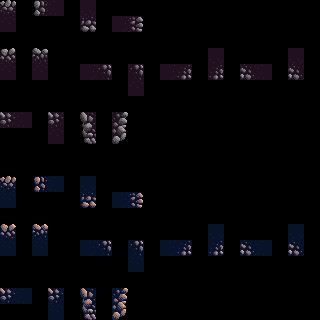

Rendered tile map (Tiled .tmx) drawn with the repository's tilesets; below, a short description and the full map source, tile grids included:
An orthogonal 20x20 tile map with 16x16 px tiles, 2 tile layers (input_Terrain, output_Terrain), 2 tilesets.

<map version="1.9" tiledversion="1.9.0" orientation="orthogonal" renderorder="right-down" width="20" height="20" tilewidth="16" tileheight="16" infinite="0" nextlayerid="4" nextobjectid="1">
 <tileset firstgid="1" source="../shared/terrain/CaveTileset.tsx" />
 <tileset firstgid="101" source="../shared/terrain/CaveTilesetLava.tsx" />
 <layer id="2" name="input_Terrain" width="20" height="20">
  <data encoding="csv">
2,0,11,12,0,12,0,0,0,0,0,0,0,0,0,0,0,0,0,0,
12,0,0,0,0,22,0,12,13,0,0,0,0,0,0,0,0,0,0,0,
0,0,0,0,0,0,0,0,0,0,0,0,0,0,0,0,0,0,0,0,
4,0,5,0,0,0,0,0,0,0,0,0,0,12,0,0,0,0,12,0,
12,0,12,0,0,12,17,0,17,0,12,7,0,7,0,8,12,0,8,0,
0,0,0,0,0,0,0,0,12,0,0,0,0,0,0,0,0,0,0,0,
0,0,0,0,0,0,0,0,0,0,0,0,0,0,0,0,0,0,0,0,
18,12,0,18,0,11,0,13,0,0,0,0,0,0,0,0,0,0,0,0,
0,0,0,12,0,21,0,23,0,0,0,0,0,0,0,0,0,0,0,0,
0,0,0,0,0,0,0,0,0,0,0,0,0,0,0,0,0,0,0,0,
0,0,0,0,0,0,0,0,0,0,0,0,0,0,0,0,0,0,0,0,
102,0,111,112,0,112,0,0,0,0,0,0,0,0,0,0,0,0,0,0,
112,0,0,0,0,122,0,112,113,0,0,0,0,0,0,0,0,0,0,0,
0,0,0,0,0,0,0,0,0,0,0,0,0,0,0,0,0,0,0,0,
105,0,104,0,0,0,0,0,0,0,0,0,0,112,0,0,0,0,112,0,
112,0,112,0,0,112,117,0,117,0,112,107,0,107,0,108,112,0,108,0,
0,0,0,0,0,0,0,0,112,0,0,0,0,0,0,0,0,0,0,0,
0,0,0,0,0,0,0,0,0,0,0,0,0,0,0,0,0,0,0,0,
118,112,0,118,0,111,0,113,0,0,0,0,0,0,0,0,0,0,0,0,
0,0,0,112,0,121,0,123,0,0,0,0,0,0,0,0,0,0,0,0
</data>
 </layer>
 <layer id="1" name="output_Terrain" width="20" height="20">
  <data encoding="csv">
2,0,11,14,0,6,0,0,0,0,0,0,0,0,0,0,0,0,0,0,
15,0,0,0,0,22,0,16,13,0,0,0,0,0,0,0,0,0,0,0,
0,0,0,0,0,0,0,0,0,0,0,0,0,0,0,0,0,0,0,0,
4,0,5,0,0,0,0,0,0,0,0,0,0,6,0,0,0,0,6,0,
15,0,15,0,0,16,17,0,17,0,16,7,0,7,0,8,14,0,8,0,
0,0,0,0,0,0,0,0,15,0,0,0,0,0,0,0,0,0,0,0,
0,0,0,0,0,0,0,0,0,0,0,0,0,0,0,0,0,0,0,0,
18,14,0,18,0,51,0,52,0,0,0,0,0,0,0,0,0,0,0,0,
0,0,0,15,0,61,0,62,0,0,0,0,0,0,0,0,0,0,0,0,
0,0,0,0,0,0,0,0,0,0,0,0,0,0,0,0,0,0,0,0,
0,0,0,0,0,0,0,0,0,0,0,0,0,0,0,0,0,0,0,0,
102,0,111,114,0,106,0,0,0,0,0,0,0,0,0,0,0,0,0,0,
115,0,0,0,0,122,0,116,113,0,0,0,0,0,0,0,0,0,0,0,
0,0,0,0,0,0,0,0,0,0,0,0,0,0,0,0,0,0,0,0,
104,0,105,0,0,0,0,0,0,0,0,0,0,106,0,0,0,0,106,0,
115,0,115,0,0,116,117,0,117,0,116,107,0,107,0,108,114,0,108,0,
0,0,0,0,0,0,0,0,115,0,0,0,0,0,0,0,0,0,0,0,
0,0,0,0,0,0,0,0,0,0,0,0,0,0,0,0,0,0,0,0,
118,114,0,118,0,151,0,152,0,0,0,0,0,0,0,0,0,0,0,0,
0,0,0,115,0,161,0,162,0,0,0,0,0,0,0,0,0,0,0,0
</data>
 </layer>
</map>